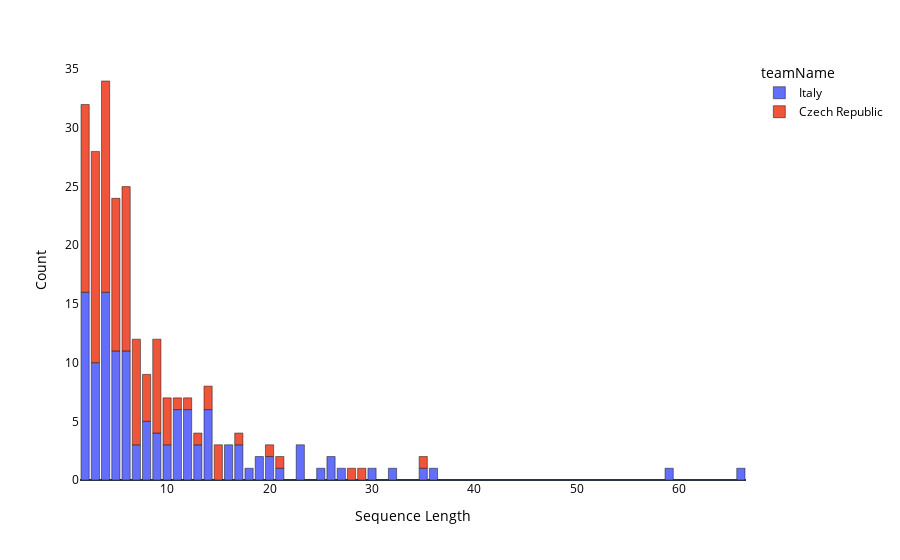
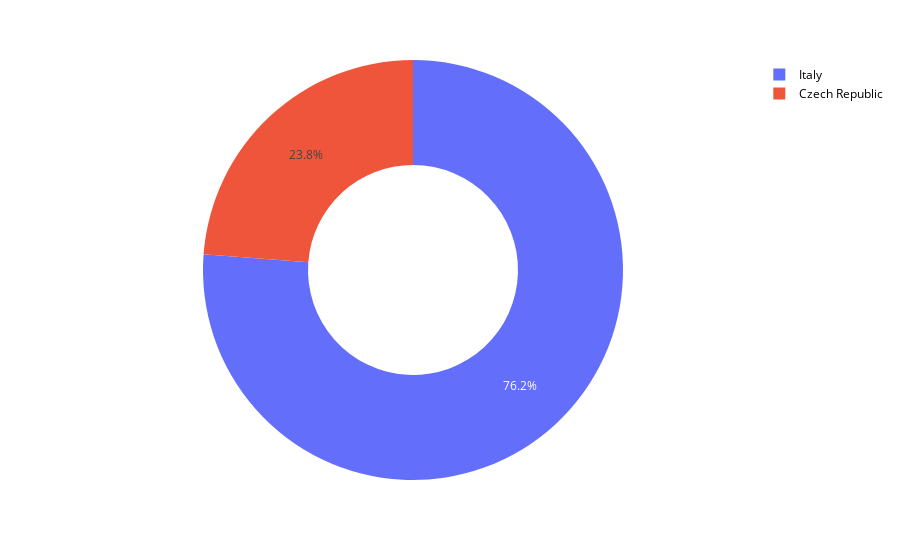

Notebook source saved alongside these figures, in order:
### Code cell
data = {'Italy': [16], 'Czech Republic': [5]}
dd = pd.DataFrame(data)

# 도넛 차트 그리기
fig = px.pie(dd, names=dd.columns,values=[16,5], hole=0.5)

# 레이아웃 설정
fig.update_layout(
    plot_bgcolor='white',
    paper_bgcolor='white',
    font=dict(color='black'),
)

fig.show()

### Figure 1 — Plotly figure (JSON) as saved in the notebook; plotly's stock layout.template omitted (floating-point values rounded to 4 significant figures)
{"data": [{"alignmentgroup": "True", "hovertemplate": "teamName=Italy<br>Sequence Length=%{x}<br>Count=%{y}<extra></extra>", "legendgroup": "Italy", "marker": {"color": "#636efa", "pattern": {"shape": ""}}, "name": "Italy", "offsetgroup": "Italy", "orientation": "v", "showlegend": true, "textposition": "auto", "x": [66, 59, 36, 35, 32, 30, 27, 26, 25, 23, 21, 20, 19, 18, 17, 16, 14, 13, 12, 11, 10, 9, 8, 7, 6, 5, 4, 3, 2], "xaxis": "x", "y": [1, 1, 1, 1, 1, 1, 1, 2, 1, 3, 1, 2, 2, 1, 3, 3, 6, 3, 6, 6, 3, 4, 5, 3, 11, 11, 16, 10, 16], "yaxis": "y", "type": "bar"}, {"alignmentgroup": "True", "hovertemplate": "teamName=Czech Republic<br>Sequence Length=%{x}<br>Count=%{y}<extra></extra>", "legendgroup": "Czech Republic", "marker": {"color": "#EF553B", "pattern": {"shape": ""}}, "name": "Czech Republic", "offsetgroup": "Czech Republic", "orientation": "v", "showlegend": true, "textposition": "auto", "x": [35, 29, 28, 21, 20, 17, 15, 14, 13, 12, 11, 10, 9, 8, 7, 6, 5, 4, 3, 2], "xaxis": "x", "y": [1, 1, 1, 1, 1, 1, 3, 2, 1, 1, 1, 4, 8, 4, 9, 14, 13, 18, 18, 16], "yaxis": "y", "type": "bar"}], "layout": {"xaxis": {"anchor": "y", "domain": [0.0, 1.0], "title": {"text": "Sequence Length"}, "showgrid": false}, "yaxis": {"anchor": "x", "domain": [0.0, 1.0], "title": {"text": "Count"}, "showgrid": false}, "legend": {"title": {"text": "teamName"}, "tracegroupgap": 0}, "margin": {"t": 60}, "barmode": "relative", "font": {"color": "black"}, "plot_bgcolor": "white", "paper_bgcolor": "white"}}

### Figure 2 — Plotly figure (JSON) as saved in the notebook; plotly's stock layout.template omitted (floating-point values rounded to 4 significant figures)
{"data": [{"domain": {"x": [0.0, 1.0], "y": [0.0, 1.0]}, "hole": 0.5, "hovertemplate": "label=%{label}<br>value=%{value}<extra></extra>", "labels": ["Italy", "Czech Republic"], "legendgroup": "", "name": "", "showlegend": true, "values": [16, 5], "type": "pie"}], "layout": {"legend": {"tracegroupgap": 0}, "margin": {"t": 60}, "font": {"color": "black"}, "plot_bgcolor": "white", "paper_bgcolor": "white"}}
